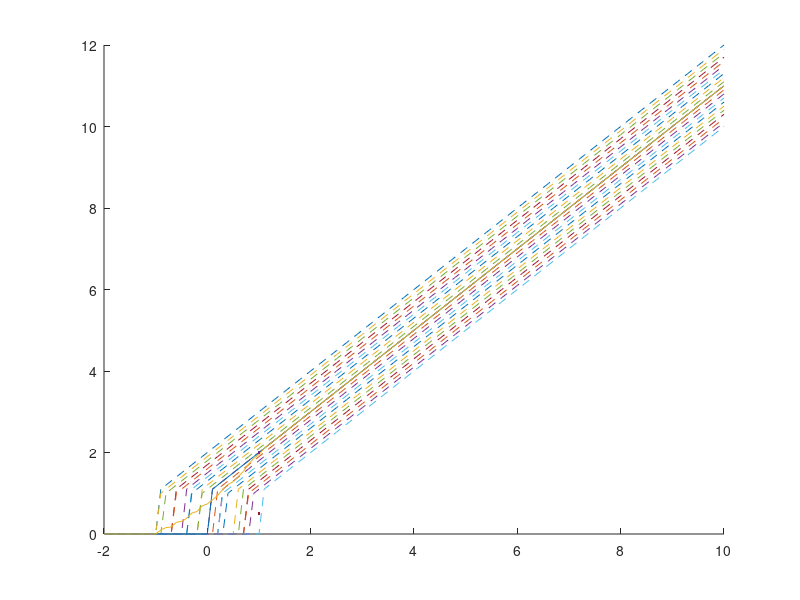

Write the MATLAB code that produced this figure.
%% Test distributed passive onset model
clf; hold on;
a = 1;
% V1
y = @(t0, t) max(0, a*(t-t0)) + (t-t0 > 0)*1;

% V2
% y = @(t0, t) max(1, a*(t)).*(t > t0);

t = -2:0.1:10;
ytot = zeros(size(t));
sm = -1:0.1:1;
for t0 = sm
    ytot = ytot + y(t0, t);
    plot(t, y(t0, t), '--', LineWidth=0.5);
end
ytot = ytot / length(sm);

plot(t, y(0, t),'-',  LineWidth=2);hold on;
plot(t, ytot, '-', LineWidth=2);
